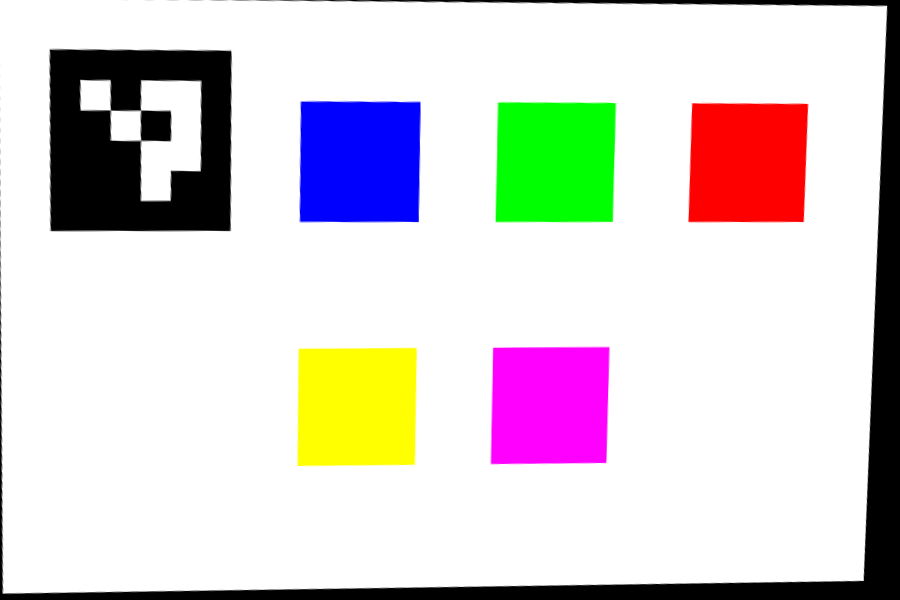
#> input picture cv/test_canonical_card.png, 900 x 600 px
$ python test_calibration.py
#> lines starting #> are read from the running program, lines starting #| are printed output that depends on the picture
### cv/color_patches.py
# Reference patch coordinates
# Format: x1, y1, x2, y2
#
# These regions intentionally sample only the
# CENTER of each colour patch.
#
# This avoids:
# - white card background
# - patch borders
# - perspective edges
# - printing/camera blur near boundaries

PATCHES = {

    "Blue": (
        325,
        125,
        395,
        195
    ),

    "Green": (
        525,
        125,
        595,
        195
    ),

    "Red": (
        725,
        125,
        795,
        195
    ),

    "Yellow": (
        325,
        375,
        395,
        445
    ),

    "Magenta": (
        525,
        375,
        595,
        445
    ),
}


def extract_patches(image):
    """
    Extract the five centre reference colour regions
    from the canonical 900 x 600 card.
    """

    extracted = {}

    for name, (
        x1,
        y1,
        x2,
        y2
    ) in PATCHES.items():

        patch = image[
            y1:y2,
            x1:x2
        ]

        if patch.size == 0:

            raise ValueError(
                f"Could not extract patch: {name}"
            )

        extracted[name] = patch

    return extracted

### cv/calibration.py
import cv2
import numpy as np


# ==============================================================
# REFERENCE COLOURS
# ==============================================================

# OpenCV uses BGR order.
#
# These are prototype reference values obtained from repeated
# captures of the physical printed reference card.
#
# Final production values should eventually be established using
# controlled measurements of the final physical reference card.

REFERENCE_COLORS = np.array(
    [
        [223, 46, 14],      # Blue
        [26, 181, 37],      # Green
        [47, 52, 213],      # Red
        [24, 202, 201],     # Yellow
        [228, 73, 207]      # Magenta
    ],
    dtype=np.float32
)


# ==============================================================
# REGULARIZATION SETTINGS
# ==============================================================

# Higher value:
#     correction stays closer to original captured colours
#
# Lower value:
#     correction is allowed to become more aggressive
#
# For only five patches, we deliberately use regularization
# because an unrestricted affine transform can overfit badly.

COLOR_TRANSFORM_REGULARIZATION = 2.0


# Maximum allowed absolute coefficient for cross-channel terms.
#
# This prevents one captured channel from having an extreme
# influence on another output channel.

MAX_CROSS_CHANNEL_COEFFICIENT = 0.60


# Maximum allowed offset in normalized 0-1 colour space.
#
# 0.20 corresponds to roughly 51 RGB/BGR intensity units.

MAX_NORMALIZED_BIAS = 0.20


# ==============================================================
# ESTIMATE STABLE COLOUR CORRECTION
# ==============================================================

def estimate_color_transform(
    observed_colors
):
    """
    Estimate a REGULARIZED 3x4 affine colour transformation.

    Input:
        observed_colors:
            5 x 3 array containing observed BGR values.

    Output:
        3 x 4 transformation matrix.

    WHY REGULARIZATION?

    The previous version fitted a completely free affine
    transform from only five patches.

    That gave the model too much freedom and caused small
    differences between captures to create very different
    correction matrices.

    This version keeps the transform closer to the identity
    transform unless the reference patches strongly support
    a larger correction.
    """

    observed_colors = np.asarray(
        observed_colors,
        dtype=np.float32
    )


    if (
        observed_colors.shape
        !=
        REFERENCE_COLORS.shape
    ):

        raise ValueError(
            "Observed colours must contain exactly "
            "five BGR reference colours."
        )


    # ==========================================================
    # NORMALIZE TO 0-1
    # ==========================================================

    observed_normalized = (
        observed_colors
        /
        255.0
    )


    reference_normalized = (
        REFERENCE_COLORS
        /
        255.0
    )


    # ==========================================================
    # BUILD DESIGN MATRIX
    #
    # [B G R 1]
    # ==========================================================

    design_matrix = np.hstack(
        [
            observed_normalized,

            np.ones(
                (
                    len(
                        observed_normalized
                    ),
                    1
                ),
                dtype=np.float32
            )
        ]
    )


    # ==========================================================
    # IDENTITY TRANSFORM
    #
    # We want calibration to BEGIN from:
    #
    # corrected B = B
    # corrected G = G
    # corrected R = R
    #
    # rather than beginning from an unconstrained matrix.
    # ==========================================================

    identity_transform = np.array(
        [
            [1.0, 0.0, 0.0, 0.0],
            [0.0, 1.0, 0.0, 0.0],
            [0.0, 0.0, 1.0, 0.0]
        ],
        dtype=np.float32
    )


    # Matrix orientation used during solving:
    #
    # 4 x 3 instead of 3 x 4

    identity_weights = (
        identity_transform.T
    )


    # ==========================================================
    # RIDGE REGULARIZATION
    # ==========================================================

    regularization = (
        COLOR_TRANSFORM_REGULARIZATION
    )


    regularization_matrix = (
        np.eye(
            4,
            dtype=np.float32
        )
        *
        regularization
    )


    # ----------------------------------------------------------
    # Bias should be allowed slightly more freedom than the
    # colour-channel coefficients.
    # ----------------------------------------------------------

    regularization_matrix[
        3,
        3
    ] = (
        regularization
        *
        0.25
    )


    # ==========================================================
    # SOLVE:
    #
    # (XᵀX + λI)W
    # =
    # XᵀY + λW₀
    #
    # W₀ = identity transform
    # ==========================================================

    left_side = (
        design_matrix.T
        @
        design_matrix
        +
        regularization_matrix
    )


    right_side = (
        design_matrix.T
        @
        reference_normalized
        +
        regularization_matrix
        @
        identity_weights
    )


    weights = np.linalg.solve(
        left_side,
        right_side
    )


    transform = (
        weights.T
    )


    # ==========================================================
    # SAFETY LIMITS
    # ==============================================================

    # ----------------------------------------------------------
    # Restrict cross-channel coefficients.
    #
    # Example:
    #
    # output Blue depending massively on input Red
    # should not be allowed.
    # ----------------------------------------------------------

    for output_channel in range(
        3
    ):

        for input_channel in range(
            3
        ):

            if (
                output_channel
                !=
                input_channel
            ):

                transform[
                    output_channel,
                    input_channel
                ] = np.clip(
                    transform[
                        output_channel,
                        input_channel
                    ],
                    -MAX_CROSS_CHANNEL_COEFFICIENT,
                    MAX_CROSS_CHANNEL_COEFFICIENT
                )


    # ----------------------------------------------------------
    # Prevent unreasonable bias offsets.
    # ----------------------------------------------------------

    transform[
        :,
        3
    ] = np.clip(
        transform[
            :,
            3
        ],
        -MAX_NORMALIZED_BIAS,
        MAX_NORMALIZED_BIAS
    )


    print(
        "\n========== REGULARIZED COLOUR TRANSFORM =========="
    )


    print(
        transform
    )


    return transform


# ==============================================================
# APPLY COLOUR CORRECTION
# ==============================================================

def apply_color_transform(
    colors,
    transform
):
    """
    Apply the regularized colour transformation.

    Input colours are BGR values in the 0-255 range.

    The transform itself operates in normalized 0-1 colour space.

    Returns corrected BGR colours in the 0-255 range.
    """

    colors = np.asarray(
        colors,
        dtype=np.float32
    )


    if (
        colors.ndim != 2
        or
        colors.shape[1] != 3
    ):

        raise ValueError(
            "Colours must have shape N x 3."
        )


    transform = np.asarray(
        transform,
        dtype=np.float32
    )


    if (
        transform.shape
        !=
        (3, 4)
    ):

        raise ValueError(
            "Colour transform must have shape 3 x 4."
        )


    # ==========================================================
    # NORMALIZE INPUT
    # ==========================================================

    normalized_colors = (
        colors
        /
        255.0
    )


    # ==========================================================
    # ADD CONSTANT BIAS COLUMN
    #
    # [B G R 1]
    # ==========================================================

    design_matrix = np.hstack(
        [
            normalized_colors,

            np.ones(
                (
                    len(
                        normalized_colors
                    ),
                    1
                ),
                dtype=np.float32
            )
        ]
    )


    # ==========================================================
    # APPLY TRANSFORM
    # ==========================================================

    corrected_normalized = (
        design_matrix
        @
        transform.T
    )


    corrected_normalized = np.clip(
        corrected_normalized,
        0.0,
        1.0
    )


    # ==========================================================
    # RETURN TO 0-255
    # ==========================================================

    corrected = (
        corrected_normalized
        *
        255.0
    )


    corrected = np.clip(
        corrected,
        0,
        255
    )


    return corrected.astype(
        np.float32
    )


# ==============================================================
# BGR → CIELAB
# ==============================================================

def bgr_to_lab(
    colors
):
    """
    Convert N x 3 BGR colours to OpenCV CIELAB values.
    """

    colors = np.asarray(
        colors,
        dtype=np.float32
    )


    image = colors.reshape(
        (
            -1,
            1,
            3
        )
    )


    image = np.clip(
        image,
        0,
        255
    ).astype(
        np.uint8
    )


    lab = cv2.cvtColor(
        image,
        cv2.COLOR_BGR2LAB
    )


    return lab.reshape(
        (
            -1,
            3
        )
    ).astype(
        np.float32
    )


# ==============================================================
# DELTA E 76
# ==============================================================

def calculate_delta_e(
    observed_colors
):
    """
    Calculate CIE76 Delta E between observed colours and the
    known reference-card colours.
    """

    observed_colors = np.asarray(
        observed_colors,
        dtype=np.float32
    )


    if (
        observed_colors.shape
        !=
        REFERENCE_COLORS.shape
    ):

        raise ValueError(
            "Delta E requires exactly five BGR reference colours."
        )


    observed_lab = bgr_to_lab(
        observed_colors
    )


    reference_lab = bgr_to_lab(
        REFERENCE_COLORS
    )


    delta_e = np.linalg.norm(
        reference_lab
        -
        observed_lab,
        axis=1
    )


    return delta_e


# ==============================================================
# LEGACY CHANNEL-GAIN FUNCTIONS
# ==============================================================

# These are kept because other experimental scripts may still
# import them.
#
# analyze_test.py currently uses the regularized affine transform,
# not these functions.


# [145 lines left out: functions estimate_channel_gains, apply_channel_gains, not called in this run]

### cv/test_calibration.py
import cv2
import numpy as np

from color_patches import extract_patches
from calibration import (
    REFERENCE_COLORS,
    estimate_color_transform,
    apply_color_transform,
    calculate_delta_e
)


# --------------------------------------------------
# Load canonical card
# --------------------------------------------------

image = cv2.imread("test_canonical_card.png")
#> image is the input picture: shape (600, 900, 3); mean B, G, R 210, 210, 216.2

if image is None:
    raise FileNotFoundError(
        "Could not find test_canonical_card.png"
    )


# --------------------------------------------------
# Extract reference patches
# --------------------------------------------------

patches = extract_patches(image)
#> the loop in extract_patches, `for name, ( x1, y1, x2, y2 ) in PATCHES.items(): ` made 5 passes
#> pass 1, in extract_patches, `patch = image[ y1:y2, x1:x2 ]`:
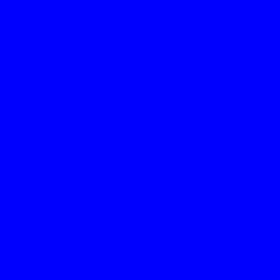
#> patch: shape (70, 70, 3) (shown 4 times larger); mean B, G, R 255, 0, 0
#> pass 2, in extract_patches, `patch = image[ y1:y2, x1:x2 ]`:
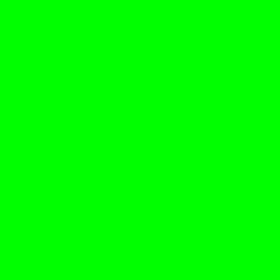
#> patch: shape (70, 70, 3) (shown 4 times larger); mean B, G, R 0, 255, 0
#> pass 3, in extract_patches, `patch = image[ y1:y2, x1:x2 ]`:
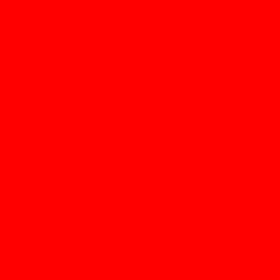
#> patch: shape (70, 70, 3) (shown 4 times larger); mean B, G, R 0, 0, 255
#> after the loop in extract_patches, `for name, (`: extracted = 5 items
#> patches = 5 items


# Calculate average colour of each patch
observed_colors = np.array([
    patch.mean(axis=(0, 1))
    for patch in patches.values()
], dtype=np.float32)
#> observed_colors = [[255, 0, 0], [0, 255, 0], [0, 0, 255], [0, 255, 255], [255, 0, 255]]


# --------------------------------------------------
# Delta E BEFORE calibration
# --------------------------------------------------

delta_before = calculate_delta_e(
    observed_colors
)
#> in bgr_to_lab, `colors = np.asarray( colors, dtype=np.float32 )`: colors has the same summary as observed_colors outside bgr_to_lab
#> in bgr_to_lab, `image = colors.reshape( ( -1, 1, 3 ) )`: image has the same summary as observed_colors outside bgr_to_lab
#> in bgr_to_lab, `lab = cv2.cvtColor( image, cv2.COLOR_BGR2LAB )`: lab = [[82, 207, 20], [224, 42, 211], [136, 208, 195], [248, 106, 223], [154, 226, 67]]
#> in calculate_delta_e, `observed_lab = bgr_to_lab( observed_colors )`: observed_lab has the same summary as lab in bgr_to_lab
#> in calculate_delta_e, `delta_e = np.linalg.norm( reference_lab - observed_lab, axis=1 )`: delta_e = [29.09, 67.04, 33.99, 50.85, 29.48]
#> delta_before = [29.09, 67.04, 33.99, 50.85, 29.48]


print("\n--- BEFORE CALIBRATION ---")

for name, value in zip(
    patches.keys(),
    delta_before
):
    print(
        f"{name}: ΔE = {value:.2f}"
    )
#> this loop made 5 passes
#> (name, value) on passes 1 to 5: ('Blue', 29.09), ('Green', 67.04), ('Red', 33.99), ('Yellow', 50.85), ('Magenta', 29.48)
#| Blue: ΔE = 29.09
#| Green: ΔE = 67.04
#| Red: ΔE = 33.99
#| Yellow: ΔE = 50.85
#| Magenta: ΔE = 29.48

print(
    f"Average ΔE: {delta_before.mean():.2f}"
)
#| Average ΔE: 42.09


# --------------------------------------------------
# Estimate colour transformation
# --------------------------------------------------

transform = estimate_color_transform(
    observed_colors
)
#> in estimate_color_transform, `observed_normalized = ( observed_colors / 255.0 )`: observed_normalized = [[1, 0, 0], [0, 1, 0], [0, 0, 1], [0, 1, 1], [1, 0, 1]]
#> in estimate_color_transform, `design_matrix = np.hstack( [ observed_normalized,  np.ones( ( len( obs..`: design_matrix = [[1, 0, 0, 1], [0, 1, 0, 1], [0, 0, 1, 1], [0, 1, 1, 1], [1, 0, 1, 1]]
#> in estimate_color_transform, `left_side = ( design_matrix.T @ design_matrix + regularization_matrix )`: left_side = [[4, 0, 1, 2], [0, 4, 1, 2], [1, 1, 5, 3], [2, 2, 3, 5.5]]
#> in estimate_color_transform, `right_side = ( design_matrix.T @ reference_normalized + regularization..`: right_side = [[3.77, 0.467, 0.867], [0.196, 3.5, 0.933], [1.17, 1.28, 4.44], [2.15, 2.17, 2.64]]
#> in estimate_color_transform, `weights = np.linalg.solve( left_side, right_side )`: weights = [[0.919, 0.0917, 0.000615], [0.0261, 0.851, 0.0173], [0.0257, 0.0544, 0.892], [0.033, 0.0227, -0.0138]]
#> in estimate_color_transform, `transform = ( weights.T )`: transform = [[0.919, 0.0261, 0.0257, 0.033], [0.0917, 0.851, 0.0544, 0.0227], [0.000615, 0.0173, 0.892, -0.0138]]
#| [[ 9.1926366e-01  2.6126388e-02  2.5657048e-02  3.2957915e-02]
#|  [ 9.1718823e-02  8.5054237e-01  5.4401331e-02  2.2695035e-02]
#|  [ 6.1534363e-04  1.7282009e-02  8.9173967e-01 -1.3767186e-02]]


print("\n--- TRANSFORMATION MATRIX ---")
print(transform)
#| [[ 9.1926366e-01  2.6126388e-02  2.5657048e-02  3.2957915e-02]
#|  [ 9.1718823e-02  8.5054237e-01  5.4401331e-02  2.2695035e-02]
#|  [ 6.1534363e-04  1.7282009e-02  8.9173967e-01 -1.3767186e-02]]


# --------------------------------------------------
# Apply calibration
# --------------------------------------------------

corrected_colors = apply_color_transform(
    observed_colors,
    transform
)
#> in apply_color_transform, `colors = np.asarray( colors, dtype=np.float32 )`: colors has the same summary as observed_colors outside apply_color_transform
#> in apply_color_transform, `normalized_colors = ( colors / 255.0 )`: normalized_colors has the same summary as observed_normalized in estimate_color_transform
#> in apply_color_transform, `corrected_normalized = ( design_matrix @ transform.T )`: corrected_normalized = [[0.952, 0.114, -0.0132], [0.0591, 0.873, 0.00351], [0.0586, 0.0771, 0.878], [0.0847, 0.928, 0.895], [0.978, 0.169, 0.879]]
#> in apply_color_transform, `corrected_normalized = np.clip( corrected_normalized, 0.0, 1.0 )`: corrected_normalized = [[0.952, 0.114, 0], [0.0591, 0.873, 0.00351], [0.0586, 0.0771, 0.878], [0.0847, 0.928, 0.895], [0.978, 0.169, 0.879]]
#> in apply_color_transform, `corrected = ( corrected_normalized * 255.0 )`: corrected = [[242.8, 29.18, 0], [15.07, 222.7, 0.896], [14.95, 19.66, 223.9], [21.61, 236.5, 228.3], [249.4, 43.05, 224]]
#> corrected_colors has the same summary as corrected in apply_color_transform


# --------------------------------------------------
# Delta E AFTER calibration
# --------------------------------------------------

delta_after = calculate_delta_e(
    corrected_colors
)
#> delta_after = [17.03, 37.8, 18.28, 31.42, 18.97]


print("\n--- AFTER CALIBRATION ---")

for name, value in zip(
    patches.keys(),
    delta_after
):
    print(
        f"{name}: ΔE = {value:.2f}"
    )
#> this loop made 5 passes
#> (name, value) on passes 1 to 5: ('Blue', 17.03), ('Green', 37.8), ('Red', 18.28), ('Yellow', 31.42), ('Magenta', 18.97)
#| Blue: ΔE = 17.03
#| Green: ΔE = 37.80
#| Red: ΔE = 18.28
#| Yellow: ΔE = 31.42
#| Magenta: ΔE = 18.97

print(
    f"Average ΔE: {delta_after.mean():.2f}"
)
#| Average ΔE: 24.70
